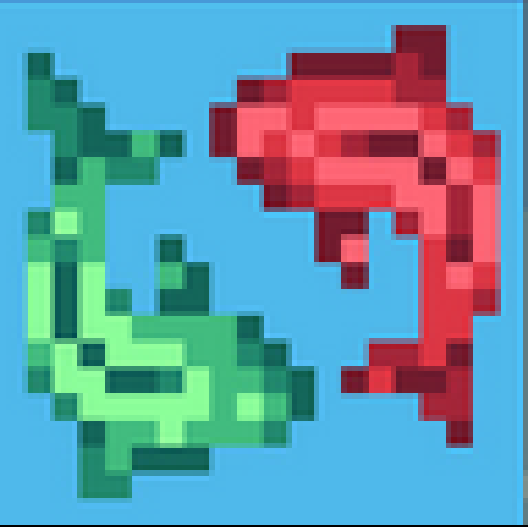
#> input picture 3th_guilherrme/classes_old/peixe.png, 528 x 527 px
$ jupyter execute img.ipynb
#> lines starting #> are read from the running program, lines starting #| are printed output that depends on the picture
[cell 1]
import numpy as np
import matplotlib.pyplot as plt
import cv2
from sklearn.cluster import KMeans

# Carrega e prepara a imagem
img = cv2.imread('peixe.png')
#> img is the input picture: shape (527, 528, 3); mean B, G, R 171.5, 151.3, 98.7
img = cv2.cvtColor(img, cv2.COLOR_BGR2RGB)
rgb = cv2.resize(img, (20, 20), interpolation=cv2.INTER_NEAREST)
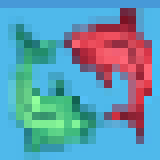
#> rgb: shape (20, 20, 3) (shown 8 times larger); mean R, G, B 97.2, 153.6, 176.4

# Reorganiza para vetor de pixels
pixels = rgb.reshape(-1, 3)
#> pixels = 400 rows, first 8: [71, 153, 216], [71, 153, 216], [71, 153, 216], [71, 153, 216], [71, 153, 216], [71, 153, 216], [71, 153, 216], [71, 153, 216]

# KMeans para 3 clusters
kmeans = KMeans(n_clusters=3, random_state=0, n_init=10)
labels = kmeans.fit_predict(pixels)
#> labels = 400 values, max 2 at index 62, min 0 at index 0, mean 0.688
cores = kmeans.cluster_centers_.astype(int)  # cores principais

# Reconstroi a imagem só com as 3 cores principais
img_reconstruida = cores[labels].reshape(rgb.shape)
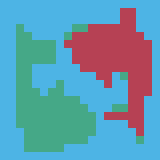
#> img_reconstruida: shape (20, 20, 3) int64 (shown 8 times larger); mean R, G, B 96.9, 153.3, 176.4

# Mostra resultados
plt.figure(figsize=(8,4))

plt.subplot(1,2,1)
plt.imshow(rgb)
plt.title("Original (reduzida)")
plt.axis('off')

plt.subplot(1,2,2)
plt.imshow(img_reconstruida)
plt.title("Com 3 cores principais")
plt.axis('off')

plt.show()
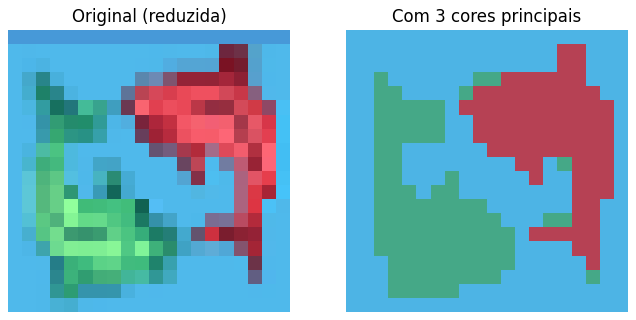
#> figure drawn by matplotlib, 2 panels

print("Cores principais (RGB):")
